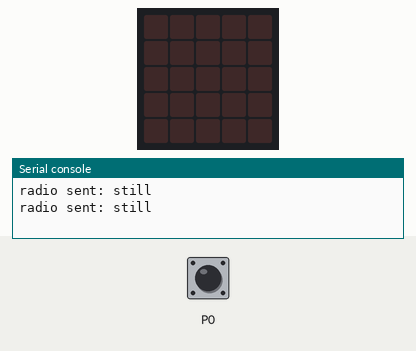
Recording of a program running on a simulated BBC micro:bit (MakeCode). Shown: the board's 5×5 LED display, the last lines printed to the serial console. Inputs (shaded band) come from the test bench; at power-on: P0 LOW. No radio messages arrive unless stated (any console line starting 'radio sent:' is added by the test bench).

Above: at 1.2 s.
1.3 s: P0 pulled HIGH for 1.25 s
At 3.1 s:
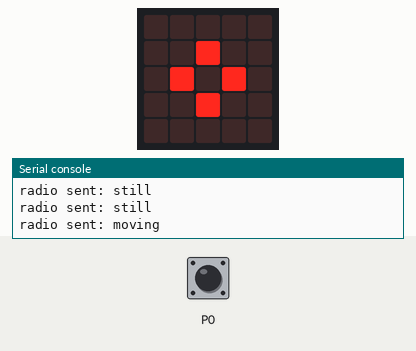
5.1 s: P0 pulled HIGH for 3.2 s
Timing chart, 0 to 8.1 s (numbered marks = the images above; inputs shaded):
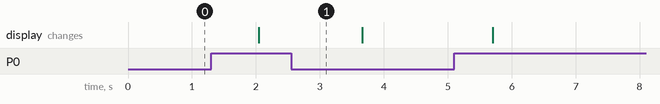

The program:

main.ts
```typescript
radio.setGroup(73)
basic.forever(function () {
    if (pins.digitalReadPin(DigitalPin.P0) == 1) {
        basic.showIcon(IconNames.SmallDiamond)
        radio.sendString("moving")
    } else {
        basic.clearScreen()
        radio.sendString("still")
    }
    basic.pause(1000)
})
```

test.ts
```typescript
// testes vão aqui; isto não será compilado quando este pacote for usado como uma extensão.
```

Measured:
- after the input at 1.3 s, the display: changes after 0.74 s (image 1)
